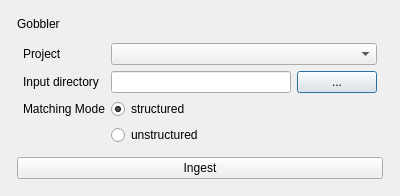
<?xml version="1.0" encoding="UTF-8"?>
<ui version="4.0">
 <class>Dialog</class>
 <widget class="QDialog" name="Dialog">
  <property name="geometry">
   <rect>
    <x>0</x>
    <y>0</y>
    <width>400</width>
    <height>172</height>
   </rect>
  </property>
  <property name="windowTitle">
   <string>Dialog</string>
  </property>
  <layout class="QGridLayout" name="gridLayout">
   <item row="0" column="0">
    <layout class="QVBoxLayout" name="verticalLayout">
     <property name="leftMargin">
      <number>6</number>
     </property>
     <property name="topMargin">
      <number>6</number>
     </property>
     <property name="rightMargin">
      <number>6</number>
     </property>
     <property name="bottomMargin">
      <number>6</number>
     </property>
     <item>
      <widget class="QLabel" name="label">
       <property name="text">
        <string>Gobbler</string>
       </property>
      </widget>
     </item>
     <item>
      <layout class="QFormLayout" name="formLayout">
       <property name="leftMargin">
        <number>6</number>
       </property>
       <property name="topMargin">
        <number>6</number>
       </property>
       <property name="rightMargin">
        <number>6</number>
       </property>
       <property name="bottomMargin">
        <number>6</number>
       </property>
       <item row="0" column="0">
        <widget class="QLabel" name="label_2">
         <property name="text">
          <string>Project</string>
         </property>
        </widget>
       </item>
       <item row="0" column="1">
        <widget class="QComboBox" name="comboBox"/>
       </item>
       <item row="1" column="0">
        <widget class="QLabel" name="label_3">
         <property name="text">
          <string>Input directory</string>
         </property>
        </widget>
       </item>
       <item row="1" column="1">
        <layout class="QHBoxLayout" name="horizontalLayout">
         <item>
          <widget class="QLineEdit" name="lineEdit"/>
         </item>
         <item>
          <widget class="QPushButton" name="browsePushButton">
           <property name="text">
            <string>...</string>
           </property>
          </widget>
         </item>
        </layout>
       </item>
       <item row="3" column="1">
        <widget class="QRadioButton" name="radioButton">
         <property name="text">
          <string>unstructured</string>
         </property>
         <attribute name="buttonGroup">
          <string notr="true">matchingModeButtonGroup</string>
         </attribute>
        </widget>
       </item>
       <item row="2" column="1">
        <widget class="QRadioButton" name="radioButton_2">
         <property name="text">
          <string>structured</string>
         </property>
         <property name="checked">
          <bool>true</bool>
         </property>
         <attribute name="buttonGroup">
          <string notr="true">matchingModeButtonGroup</string>
         </attribute>
        </widget>
       </item>
       <item row="2" column="0">
        <widget class="QLabel" name="label_4">
         <property name="text">
          <string>Matching Mode</string>
         </property>
        </widget>
       </item>
      </layout>
     </item>
     <item>
      <widget class="QPushButton" name="ingestPushButton">
       <property name="text">
        <string>Ingest</string>
       </property>
      </widget>
     </item>
    </layout>
   </item>
  </layout>
 </widget>
 <resources/>
 <connections/>
 <buttongroups>
  <buttongroup name="matchingModeButtonGroup"/>
 </buttongroups>
</ui>
